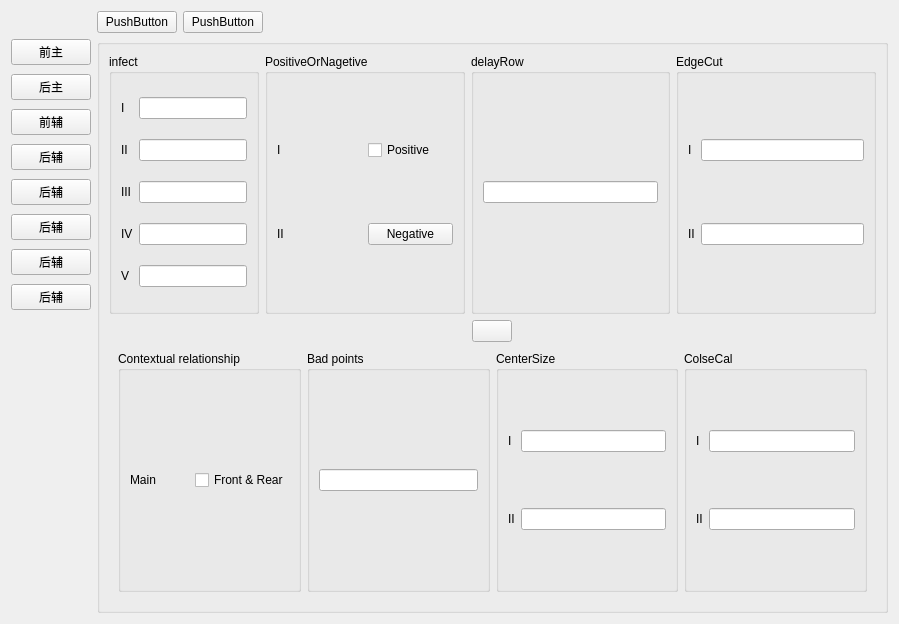
<?xml version="1.0" encoding="UTF-8"?>
<ui version="4.0">
 <class>EjectWidget</class>
 <widget class="QWidget" name="EjectWidget">
  <property name="geometry">
   <rect>
    <x>0</x>
    <y>0</y>
    <width>899</width>
    <height>624</height>
   </rect>
  </property>
  <property name="windowTitle">
   <string notr="true">Form</string>
  </property>
  <layout class="QGridLayout" name="gridLayout_6">
   <item row="2" column="1">
    <widget class="QGroupBox" name="groupBoxall">
     <layout class="QVBoxLayout" name="verticalLayout">
      <property name="spacing">
       <number>0</number>
      </property>
      <item>
       <layout class="QHBoxLayout" name="horizontalLayout_4" stretch="0,1,1,1">
        <property name="spacing">
         <number>6</number>
        </property>
        <item>
         <widget class="QGroupBox" name="groupBox_6">
          <property name="title">
           <string notr="true">infect</string>
          </property>
          <layout class="QGridLayout" name="gridLayout_4">
           <item row="0" column="1">
            <widget class="myLineEdit" name="ImpuredEdit1"/>
           </item>
           <item row="0" column="0">
            <widget class="QLabel" name="colorArithLbl">
             <property name="text">
              <string notr="true">I</string>
             </property>
            </widget>
           </item>
           <item row="2" column="0">
            <widget class="QLabel" name="newInfrctArithLbl">
             <property name="text">
              <string notr="true">III</string>
             </property>
            </widget>
           </item>
           <item row="1" column="1">
            <widget class="myLineEdit" name="ImpuredEdit2"/>
           </item>
           <item row="1" column="0">
            <widget class="QLabel" name="shapeArithLbl">
             <property name="text">
              <string notr="true">II</string>
             </property>
            </widget>
           </item>
           <item row="2" column="1">
            <widget class="myLineEdit" name="ImpuredEdit3"/>
           </item>
           <item row="3" column="0">
            <widget class="QLabel" name="newInfrctArithLbl2">
             <property name="text">
              <string notr="true">IV</string>
             </property>
            </widget>
           </item>
           <item row="3" column="1">
            <widget class="myLineEdit" name="ImpuredEdit4"/>
           </item>
           <item row="4" column="1">
            <widget class="myLineEdit" name="ImpuredEdit5"/>
           </item>
           <item row="4" column="0">
            <widget class="QLabel" name="newInfrctArithLbl3">
             <property name="text">
              <string notr="true">V</string>
             </property>
            </widget>
           </item>
          </layout>
         </widget>
        </item>
        <item>
         <widget class="QGroupBox" name="groupBox_5">
          <property name="title">
           <string notr="true">PositiveOrNagetive</string>
          </property>
          <layout class="QGridLayout" name="gridLayout_2">
           <item row="1" column="1">
            <widget class="QPushButton" name="ReverseSortBtn2">
             <property name="text">
              <string notr="true">Negative</string>
             </property>
            </widget>
           </item>
           <item row="1" column="0">
            <widget class="QLabel" name="ReverseLbl2">
             <property name="text">
              <string notr="true">II</string>
             </property>
            </widget>
           </item>
           <item row="0" column="0">
            <widget class="QLabel" name="ReverseLbl1">
             <property name="text">
              <string notr="true">I</string>
             </property>
            </widget>
           </item>
           <item row="0" column="1">
            <widget class="QCheckBox" name="ReverseSortBtn1">
             <property name="text">
              <string notr="true">Positive</string>
             </property>
            </widget>
           </item>
          </layout>
         </widget>
        </item>
        <item>
         <widget class="QGroupBox" name="groupBox_delayRow">
          <property name="title">
           <string notr="true">delayRow</string>
          </property>
          <layout class="QGridLayout" name="gridLayout_9">
           <item row="0" column="0">
            <widget class="myLineEdit" name="EdgeCutEditDelayRow"/>
           </item>
          </layout>
         </widget>
        </item>
        <item>
         <widget class="QGroupBox" name="groupBox">
          <property name="title">
           <string notr="true">EdgeCut</string>
          </property>
          <layout class="QGridLayout" name="gridLayout_5">
           <item row="0" column="1">
            <widget class="myLineEdit" name="EdgeCutEdit1"/>
           </item>
           <item row="1" column="1">
            <widget class="myLineEdit" name="EdgeCutEdit2"/>
           </item>
           <item row="0" column="0">
            <widget class="QLabel" name="EdgeCutLbl1">
             <property name="text">
              <string notr="true">I</string>
             </property>
            </widget>
           </item>
           <item row="1" column="0">
            <widget class="QLabel" name="EdgeCutLbl2">
             <property name="text">
              <string notr="true">II</string>
             </property>
            </widget>
           </item>
          </layout>
         </widget>
        </item>
       </layout>
      </item>
      <item>
       <widget class="QWidget" name="widget" native="true">
        <property name="sizePolicy">
         <sizepolicy hsizetype="Preferred" vsizetype="Fixed">
          <horstretch>0</horstretch>
          <verstretch>0</verstretch>
         </sizepolicy>
        </property>
        <layout class="QHBoxLayout" name="horizontalLayout">
         <property name="topMargin">
          <number>6</number>
         </property>
         <property name="bottomMargin">
          <number>0</number>
         </property>
         <item>
          <spacer name="horizontalSpacer_6">
           <property name="orientation">
            <enum>Qt::Horizontal</enum>
           </property>
           <property name="sizeHint" stdset="0">
            <size>
             <width>355</width>
             <height>20</height>
            </size>
           </property>
          </spacer>
         </item>
         <item>
          <widget class="QPushButton" name="pushButton_3">
           <property name="text">
            <string/>
           </property>
          </widget>
         </item>
         <item>
          <spacer name="horizontalSpacer_5">
           <property name="orientation">
            <enum>Qt::Horizontal</enum>
           </property>
           <property name="sizeHint" stdset="0">
            <size>
             <width>355</width>
             <height>20</height>
            </size>
           </property>
          </spacer>
         </item>
        </layout>
       </widget>
      </item>
      <item>
       <widget class="QWidget" name="widget_abnormal" native="true">
        <layout class="QHBoxLayout" name="horizontalLayout_3" stretch="1,1,1,1">
         <item>
          <widget class="QGroupBox" name="groupBox_4">
           <property name="title">
            <string notr="true">Contextual relationship</string>
           </property>
           <layout class="QGridLayout" name="gridLayout_3">
            <item row="0" column="0">
             <widget class="QLabel" name="label">
              <property name="text">
               <string notr="true">Main</string>
              </property>
             </widget>
            </item>
            <item row="0" column="1">
             <widget class="QCheckBox" name="viewMode">
              <property name="text">
               <string notr="true">Front &amp;&amp; Rear</string>
              </property>
             </widget>
            </item>
           </layout>
          </widget>
         </item>
         <item>
          <widget class="QGroupBox" name="groupBox_7">
           <property name="title">
            <string notr="true">Bad points</string>
           </property>
           <layout class="QGridLayout" name="gridLayout_8">
            <item row="0" column="0">
             <widget class="myLineEdit" name="badPointEdit"/>
            </item>
           </layout>
          </widget>
         </item>
         <item>
          <widget class="QGroupBox" name="groupBox_9">
           <property name="title">
            <string notr="true">CenterSize</string>
           </property>
           <layout class="QGridLayout" name="gridLayout_13">
            <item row="0" column="0">
             <widget class="QLabel" name="centerSizeLabel_1">
              <property name="text">
               <string notr="true">I</string>
              </property>
             </widget>
            </item>
            <item row="1" column="1">
             <widget class="myLineEdit" name="centerSizeEdit_2"/>
            </item>
            <item row="0" column="1">
             <widget class="myLineEdit" name="centerSizeEdit_1"/>
            </item>
            <item row="1" column="0">
             <widget class="QLabel" name="centerSizeLabel_2">
              <property name="text">
               <string notr="true">II</string>
              </property>
             </widget>
            </item>
           </layout>
          </widget>
         </item>
         <item>
          <widget class="QGroupBox" name="groupBox_8">
           <property name="title">
            <string notr="true">ColseCal</string>
           </property>
           <layout class="QGridLayout" name="gridLayout_11">
            <item row="0" column="0">
             <widget class="QLabel" name="label_10">
              <property name="text">
               <string notr="true">I</string>
              </property>
             </widget>
            </item>
            <item row="1" column="1">
             <widget class="myLineEdit" name="ColseCalEdit2"/>
            </item>
            <item row="0" column="1">
             <widget class="myLineEdit" name="ColseCalEdit1"/>
            </item>
            <item row="1" column="0">
             <widget class="QLabel" name="label_9">
              <property name="text">
               <string notr="true">II</string>
              </property>
             </widget>
            </item>
           </layout>
          </widget>
         </item>
        </layout>
       </widget>
      </item>
     </layout>
    </widget>
   </item>
   <item row="2" column="0">
    <layout class="QVBoxLayout" name="verticalLayout_2">
     <property name="spacing">
      <number>9</number>
     </property>
     <item>
      <widget class="QPushButton" name="pushButton_0">
       <property name="text">
        <string notr="true">前主</string>
       </property>
      </widget>
     </item>
     <item>
      <widget class="QPushButton" name="pushButton_1">
       <property name="text">
        <string notr="true">后主</string>
       </property>
      </widget>
     </item>
     <item>
      <widget class="QPushButton" name="pushButton_4">
       <property name="text">
        <string notr="true">前辅</string>
       </property>
      </widget>
     </item>
     <item>
      <widget class="QPushButton" name="pushButton_5">
       <property name="text">
        <string notr="true">后辅</string>
       </property>
      </widget>
     </item>
     <item>
      <widget class="QPushButton" name="pushButton_6">
       <property name="text">
        <string notr="true">后辅</string>
       </property>
      </widget>
     </item>
     <item>
      <widget class="QPushButton" name="pushButton_7">
       <property name="text">
        <string notr="true">后辅</string>
       </property>
      </widget>
     </item>
     <item>
      <widget class="QPushButton" name="pushButton_8">
       <property name="text">
        <string notr="true">后辅</string>
       </property>
      </widget>
     </item>
     <item>
      <widget class="QPushButton" name="pushButton_9">
       <property name="text">
        <string notr="true">后辅</string>
       </property>
      </widget>
     </item>
     <item>
      <spacer name="verticalSpacer_2">
       <property name="orientation">
        <enum>Qt::Vertical</enum>
       </property>
       <property name="sizeHint" stdset="0">
        <size>
         <width>20</width>
         <height>40</height>
        </size>
       </property>
      </spacer>
     </item>
    </layout>
   </item>
   <item row="1" column="1">
    <layout class="QHBoxLayout" name="horizontalLayout_2">
     <item>
      <widget class="QPushButton" name="mainBtn">
       <property name="text">
        <string notr="true">PushButton</string>
       </property>
      </widget>
     </item>
     <item>
      <widget class="QPushButton" name="viceBtn">
       <property name="text">
        <string notr="true">PushButton</string>
       </property>
      </widget>
     </item>
     <item>
      <spacer name="horizontalSpacer">
       <property name="orientation">
        <enum>Qt::Horizontal</enum>
       </property>
       <property name="sizeHint" stdset="0">
        <size>
         <width>40</width>
         <height>20</height>
        </size>
       </property>
      </spacer>
     </item>
     <item>
      <widget class="UiGroupWidget" name="groupWidget" native="true"/>
     </item>
     <item>
      <spacer name="horizontalSpacer_2">
       <property name="orientation">
        <enum>Qt::Horizontal</enum>
       </property>
       <property name="sizeHint" stdset="0">
        <size>
         <width>40</width>
         <height>20</height>
        </size>
       </property>
      </spacer>
     </item>
    </layout>
   </item>
  </layout>
 </widget>
 <customwidgets>
  <customwidget>
   <class>UiGroupWidget</class>
   <extends>QWidget</extends>
   <header location="global">../uikits/src/UiGroupWidget.h</header>
   <container>1</container>
  </customwidget>
  <customwidget>
   <class>myLineEdit</class>
   <extends>QLineEdit</extends>
   <header location="global">mysortwidget/mylineedit.h</header>
  </customwidget>
 </customwidgets>
 <resources/>
 <connections/>
</ui>
